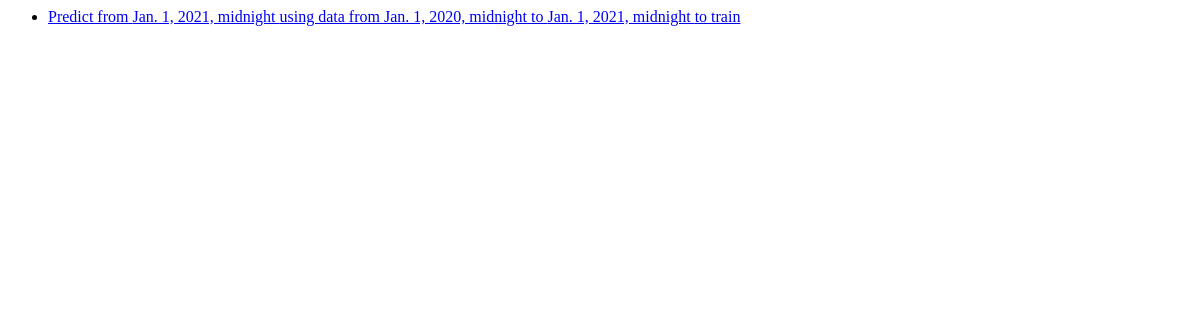
The page /prediction/1/1/pickOptions on the database as committed earlier.
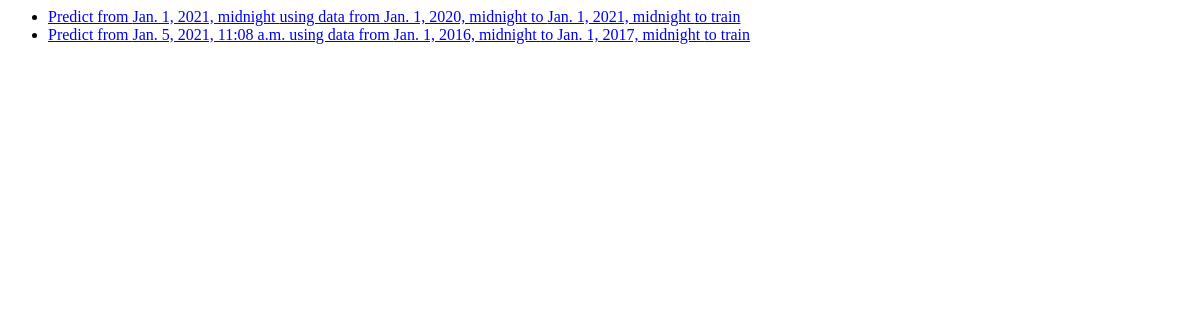
The same page on the database as committed later.
### prediction/models.py (models this page shows)
class Options(models.Model):
    startDate = models.DateTimeField(default=dt.datetime(2021,1,1))
    endDate = models.DateTimeField(default=dt.datetime.now())
    trainStartDate = models.DateTimeField(default=dt.datetime(2020,1,1))
    trainEndDate = models.DateTimeField(default=dt.datetime(2021,1,1))
    predict = models.BooleanField(default=True)
    predictionDays = models.IntegerField(default=60)

### prediction/views.py (the view)
# urls.py: path('<int:sourceID>/<int:companyID>/pickOptions', views.pickOptions, name ='pickOptions')
def pickOptions(request, companyID, sourceID):
    optionsList = Options.objects.order_by("endDate")[:5]
    context = {
        'optionsList':optionsList,
        'sourceID':sourceID,
        'companyID':companyID
    }
    return render(request, "prediction/optionPicker.html", context)

### prediction/templates/prediction/optionPicker.HTML
{% if optionsList %}
<ul>
    {% for option in optionsList %}
        <li><a href="{% url 'prediction:display' sourceID companyID option.id%}">Predict from {{option.startDate}} using data from {{option.trainStartDate}} to {{option.trainEndDate}} to train</a></li>
    {% endfor %}
</ul>
{% else %}
    <p>No polls are available.</p>
{% endif %}

Rows that differ between the two databases and show on the page:
added Options: startDate "Jan. 5, 2021, 11:08 a.m.", trainStartDate "Jan. 1, 2016, midnight", trainEndDate "Jan. 1, 2017, midnight"
